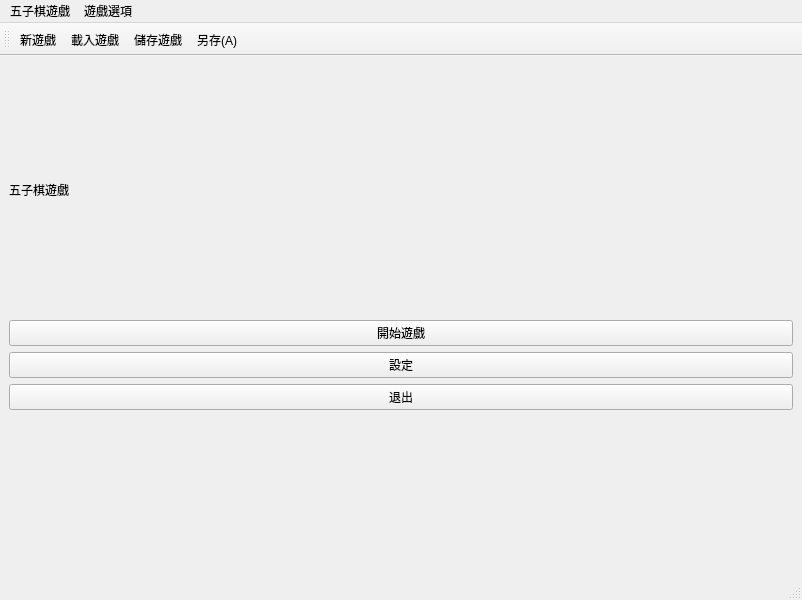
<?xml version="1.0" encoding="UTF-8"?>
<ui version="4.0">
 <class>MainWindow</class>
 <widget class="QMainWindow" name="MainWindow">
  <property name="geometry">
   <rect>
    <x>0</x>
    <y>0</y>
    <width>802</width>
    <height>600</height>
   </rect>
  </property>
  <property name="windowTitle">
   <string>MainWindow</string>
  </property>
  <widget class="QWidget" name="centralwidget">
   <layout class="QHBoxLayout" name="horizontalLayout">
    <item>
     <layout class="QGridLayout" name="gridLayout">
      <item row="2" column="0">
       <widget class="QPushButton" name="pushButton_2">
        <property name="text">
         <string>設定</string>
        </property>
       </widget>
      </item>
      <item row="4" column="0">
       <widget class="QLabel" name="label">
        <property name="text">
         <string/>
        </property>
       </widget>
      </item>
      <item row="1" column="0">
       <widget class="QPushButton" name="pushButton">
        <property name="text">
         <string>開始遊戲</string>
        </property>
       </widget>
      </item>
      <item row="0" column="0">
       <widget class="QLabel" name="label_2">
        <property name="minimumSize">
         <size>
          <width>782</width>
          <height>249</height>
         </size>
        </property>
        <property name="text">
         <string>五子棋遊戲</string>
        </property>
       </widget>
      </item>
      <item row="3" column="0">
       <widget class="QPushButton" name="pushButton_3">
        <property name="text">
         <string>退出</string>
        </property>
       </widget>
      </item>
     </layout>
    </item>
   </layout>
  </widget>
  <widget class="QMenuBar" name="menubar">
   <property name="geometry">
    <rect>
     <x>0</x>
     <y>0</y>
     <width>802</width>
     <height>22</height>
    </rect>
   </property>
   <widget class="QMenu" name="menu">
    <property name="title">
     <string>遊戲選項</string>
    </property>
    <addaction name="actionNew"/>
    <addaction name="actionOpen"/>
    <addaction name="actionClose"/>
    <addaction name="separator"/>
    <addaction name="actionSave"/>
    <addaction name="actionAS"/>
    <addaction name="separator"/>
    <addaction name="actionQuit"/>
   </widget>
   <widget class="QMenu" name="menu_2">
    <property name="title">
     <string>五子棋遊戲</string>
    </property>
   </widget>
   <addaction name="menu_2"/>
   <addaction name="menu"/>
  </widget>
  <widget class="QStatusBar" name="statusbar"/>
  <widget class="QToolBar" name="filetoolBar">
   <property name="windowTitle">
    <string>toolBar</string>
   </property>
   <attribute name="toolBarArea">
    <enum>TopToolBarArea</enum>
   </attribute>
   <attribute name="toolBarBreak">
    <bool>false</bool>
   </attribute>
   <addaction name="actionNew"/>
   <addaction name="actionOpen"/>
   <addaction name="actionSave"/>
   <addaction name="actionAS"/>
  </widget>
  <action name="actionNew">
   <property name="icon">
    <iconset resource="icones.qrc">
     <normaloff>:/icones/images/new.png</normaloff>:/icones/images/new.png</iconset>
   </property>
   <property name="text">
    <string>新遊戲</string>
   </property>
   <property name="toolTip">
    <string>新增檔案</string>
   </property>
   <property name="shortcut">
    <string>Ctrl+N</string>
   </property>
  </action>
  <action name="actionOpen">
   <property name="icon">
    <iconset resource="icones.qrc">
     <normaloff>:/icones/images/open.png</normaloff>:/icones/images/open.png</iconset>
   </property>
   <property name="text">
    <string>載入遊戲</string>
   </property>
   <property name="toolTip">
    <string>開啟檔案</string>
   </property>
   <property name="shortcut">
    <string>Ctrl+O</string>
   </property>
  </action>
  <action name="actionClose">
   <property name="text">
    <string>關閉遊戲</string>
   </property>
   <property name="toolTip">
    <string>關閉檔案</string>
   </property>
   <property name="shortcut">
    <string>Ctrl+W</string>
   </property>
  </action>
  <action name="actionSave">
   <property name="icon">
    <iconset resource="icones.qrc">
     <normaloff>:/icones/images/save.png</normaloff>:/icones/images/save.png</iconset>
   </property>
   <property name="text">
    <string>儲存遊戲</string>
   </property>
   <property name="toolTip">
    <string>儲存檔案</string>
   </property>
   <property name="shortcut">
    <string>Ctrl+S</string>
   </property>
  </action>
  <action name="actionAS">
   <property name="icon">
    <iconset resource="icones.qrc">
     <normaloff>:/icones/images/asave.png</normaloff>:/icones/images/asave.png</iconset>
   </property>
   <property name="text">
    <string>另存(&amp;A)</string>
   </property>
   <property name="toolTip">
    <string>另存新檔</string>
   </property>
   <property name="shortcut">
    <string>Ctrl+A</string>
   </property>
  </action>
  <action name="actionQuit">
   <property name="text">
    <string>退出(&amp;Q)</string>
   </property>
   <property name="toolTip">
    <string>退出程式</string>
   </property>
   <property name="shortcut">
    <string>Ctrl+Q</string>
   </property>
  </action>
  <action name="actionUndo">
   <property name="icon">
    <iconset resource="icones.qrc">
     <normaloff>:/icones/images/undo.png</normaloff>:/icones/images/undo.png</iconset>
   </property>
   <property name="text">
    <string>還原(&amp;Z)</string>
   </property>
   <property name="toolTip">
    <string>還原</string>
   </property>
   <property name="shortcut">
    <string>Ctrl+Z</string>
   </property>
  </action>
  <action name="actionCut">
   <property name="icon">
    <iconset resource="icones.qrc">
     <normaloff>:/icones/images/cut.png</normaloff>:/icones/images/cut.png</iconset>
   </property>
   <property name="text">
    <string>剪下(&amp;X)</string>
   </property>
   <property name="shortcut">
    <string>Ctrl+X</string>
   </property>
  </action>
  <action name="actionCopy">
   <property name="icon">
    <iconset resource="icones.qrc">
     <normaloff>:/icones/images/copy.png</normaloff>:/icones/images/copy.png</iconset>
   </property>
   <property name="text">
    <string>複製(&amp;C)</string>
   </property>
   <property name="shortcut">
    <string>Ctrl+C</string>
   </property>
  </action>
  <action name="actionpaste">
   <property name="icon">
    <iconset resource="icones.qrc">
     <normaloff>:/icones/images/paste.png</normaloff>:/icones/images/paste.png</iconset>
   </property>
   <property name="text">
    <string>貼上(&amp;V)</string>
   </property>
   <property name="toolTip">
    <string>貼上V</string>
   </property>
   <property name="shortcut">
    <string>Ctrl+V</string>
   </property>
  </action>
 </widget>
 <resources>
  <include location="icones.qrc"/>
 </resources>
 <connections/>
</ui>
